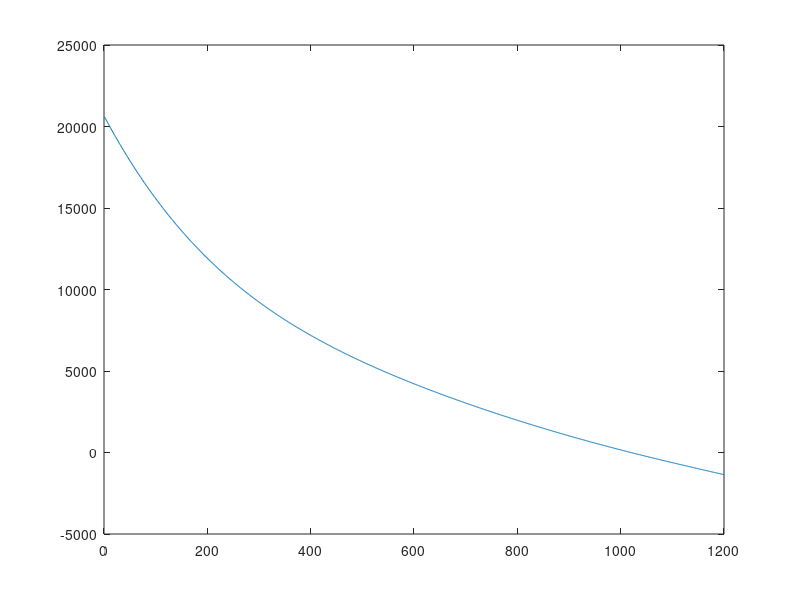

Reproduce this figure in MATLAB.
% Aproximacia zavislosti nadmorskej vysky od atmosferickeho tlaku 
% polynomom 3. radu. 
% Zdroj dat: https://www.mide.com/air-pressure-at-altitude-calculator

meters = [-1524 -1219 -914 -610 -305 -152 0 152 305 457 610 762 914 ...
    1067 1219 1372 1524 1829 2134 2438 2743 3048 4572 6096 7620 ...
    9144 10668 12192 13716 15240 16764 18288 19812];

hPa = [121.0 116.9 112.8 108.9 105.0 103.2 101.3 99.5 97.7 96.0 94.2 ...
    92.5 90.8 89.1 87.5 85.9 84.3 81.2 78.2 75.3 72.4 69.7 57.2 46.6 ...
    37.6 30.1 23.8 18.8 14.7 11.6 9.1 7.2 5.6] * 10;

for x = 1:1:1200
    y(x) = -1.345e-11*x^5 + 5.875e-08*x^4 -0.0001038*x^3 + 0.09745*x^2 ...
    -59.44*x + 2.065e+04;
end


plot(1:1200, y)
